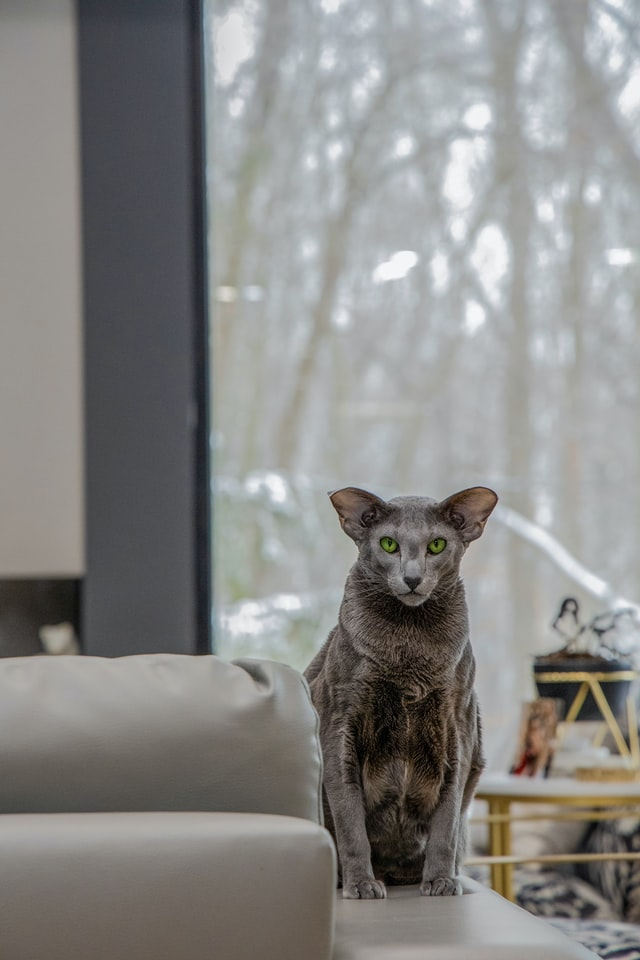
#> input picture OpenCV/pet.jpg, 640 x 960 px
$ python cartoon.py
#> lines starting #> are read from the running program, lines starting #| are printed output that depends on the picture; after the words box and inside, x2 and y2 are one past the last pixel; in counts of white or black regions, pixels touching at a corner belong together
import cv2

image = cv2.imread('pet.jpg')
#> image is the input picture: shape (960, 640, 3); mean B, G, R 133.4, 135.5, 136

gray = cv2.cvtColor(image, cv2.COLOR_BGR2GRAY)
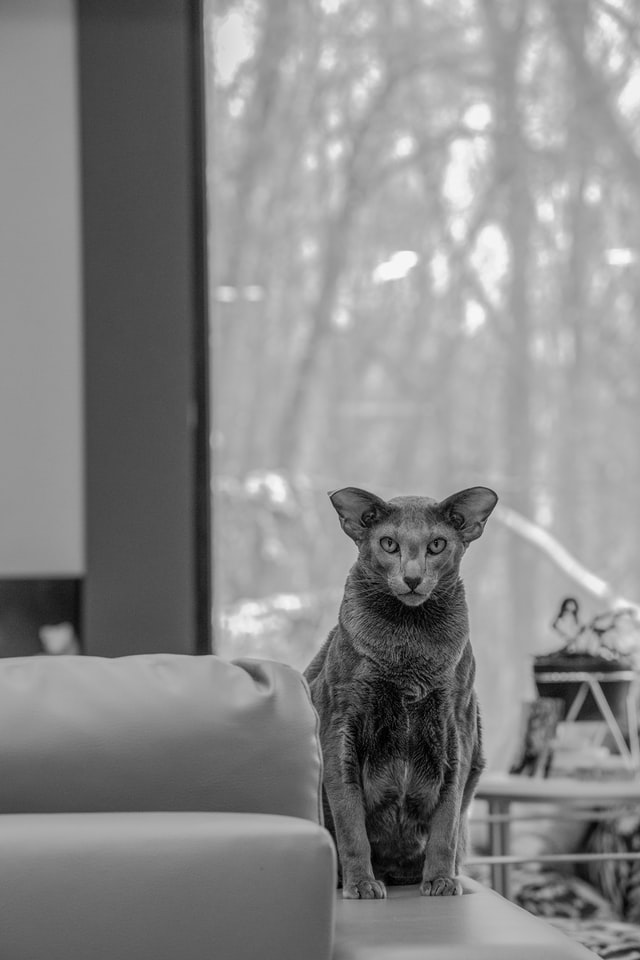
#> gray: shape (960, 640); min 0, max 250, mean 135.4
gray = cv2.medianBlur(gray, 5)
edges = cv2.adaptiveThreshold(
    gray, 255, cv2.ADAPTIVE_THRESH_MEAN_C, cv2.THRESH_BINARY, 9, 9)
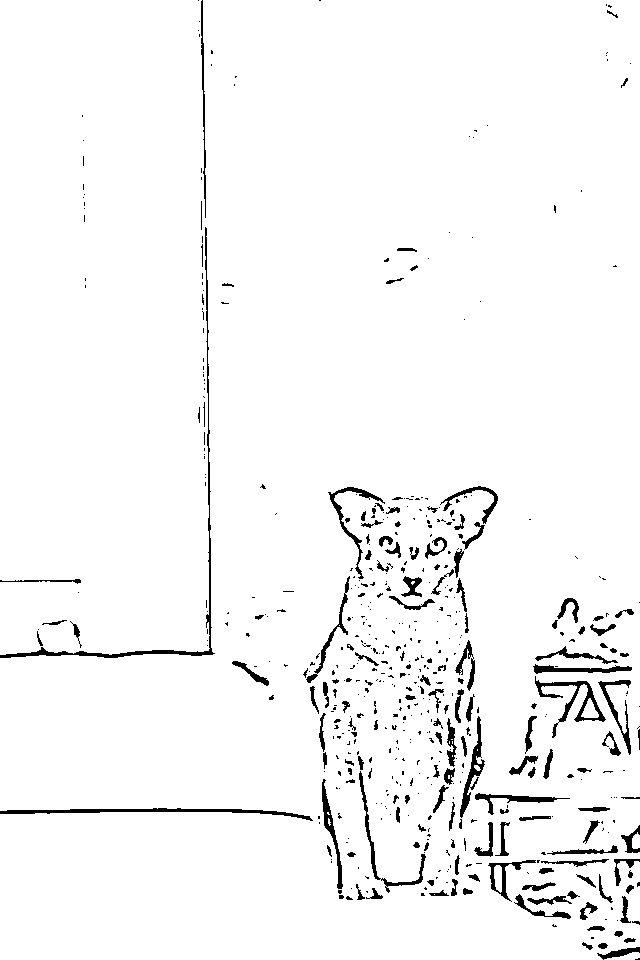
#> edges: shape (960, 640); 96.5% white; 544 black regions (391 under 20 px), largest, box (x1, y1, x2, y2) and area: (0, 227, 215, 658) 1549, (0, 808, 313, 821) 1043, (535, 676, 606, 738) 822
color = cv2.bilateralFilter(image, 9, 250, 250)

cartoon = cv2.bitwise_and(color, color, mask=edges)
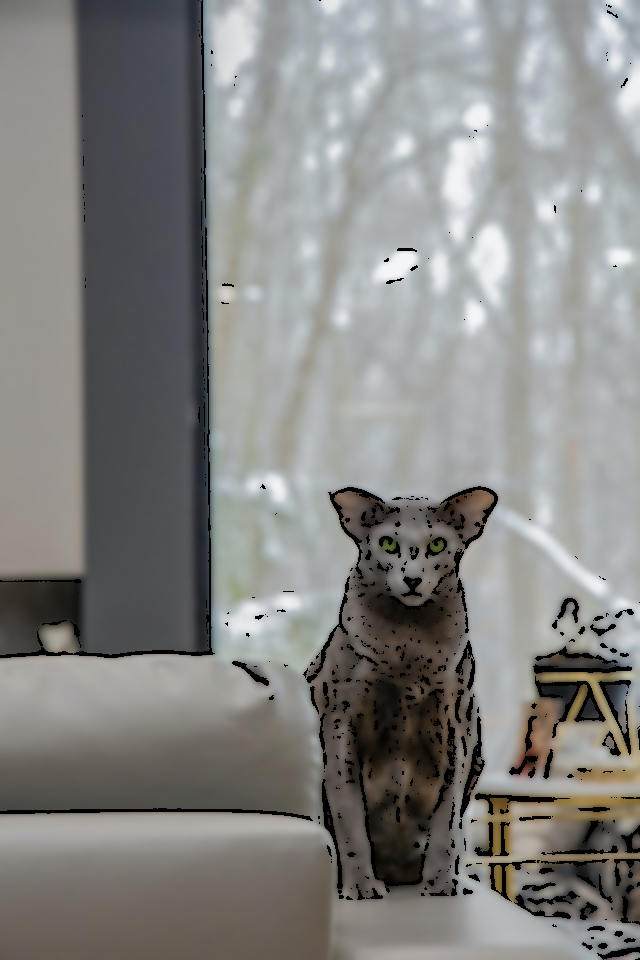
#> cartoon: shape (960, 640, 3); mean B, G, R 130.9, 132.8, 133.1
cartoon2 = cv2.stylization(image, sigma_s=150, sigma_r=0.25)
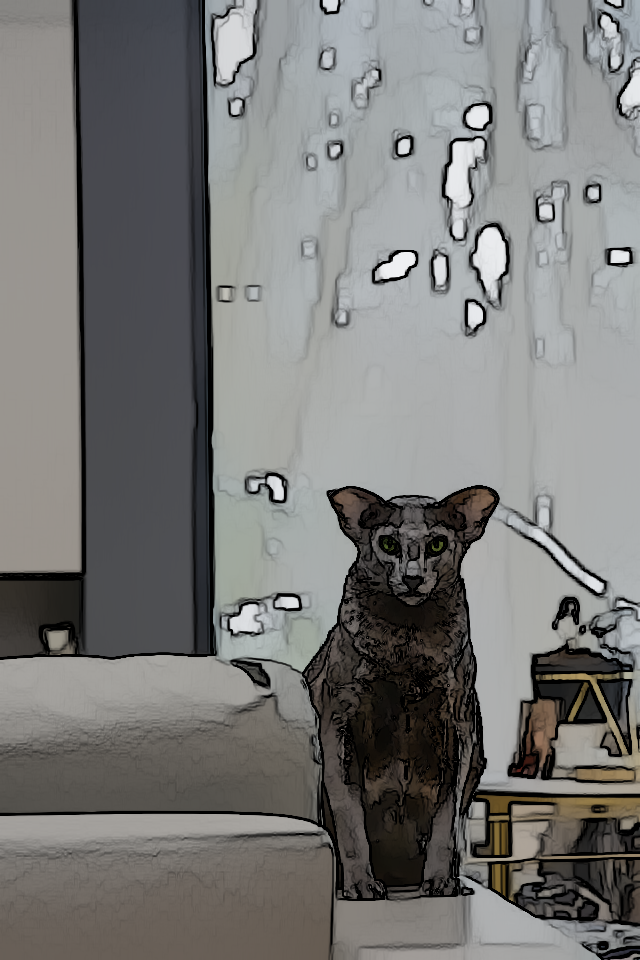
#> cartoon2: shape (960, 640, 3); mean B, G, R 118.9, 120.4, 120.5

modified = 'Cartoon 1'
cv2.namedWindow(modified)
cv2.moveWindow(modified, 150, 30)
cv2.imshow(modified, cartoon)

cv2.waitKey(10**3)

modified2 = 'Cartoon 2'
cv2.namedWindow(modified2)
cv2.moveWindow(modified2, 800, 30)
cv2.imshow(modified2, cartoon2)

cv2.waitKey(0)
